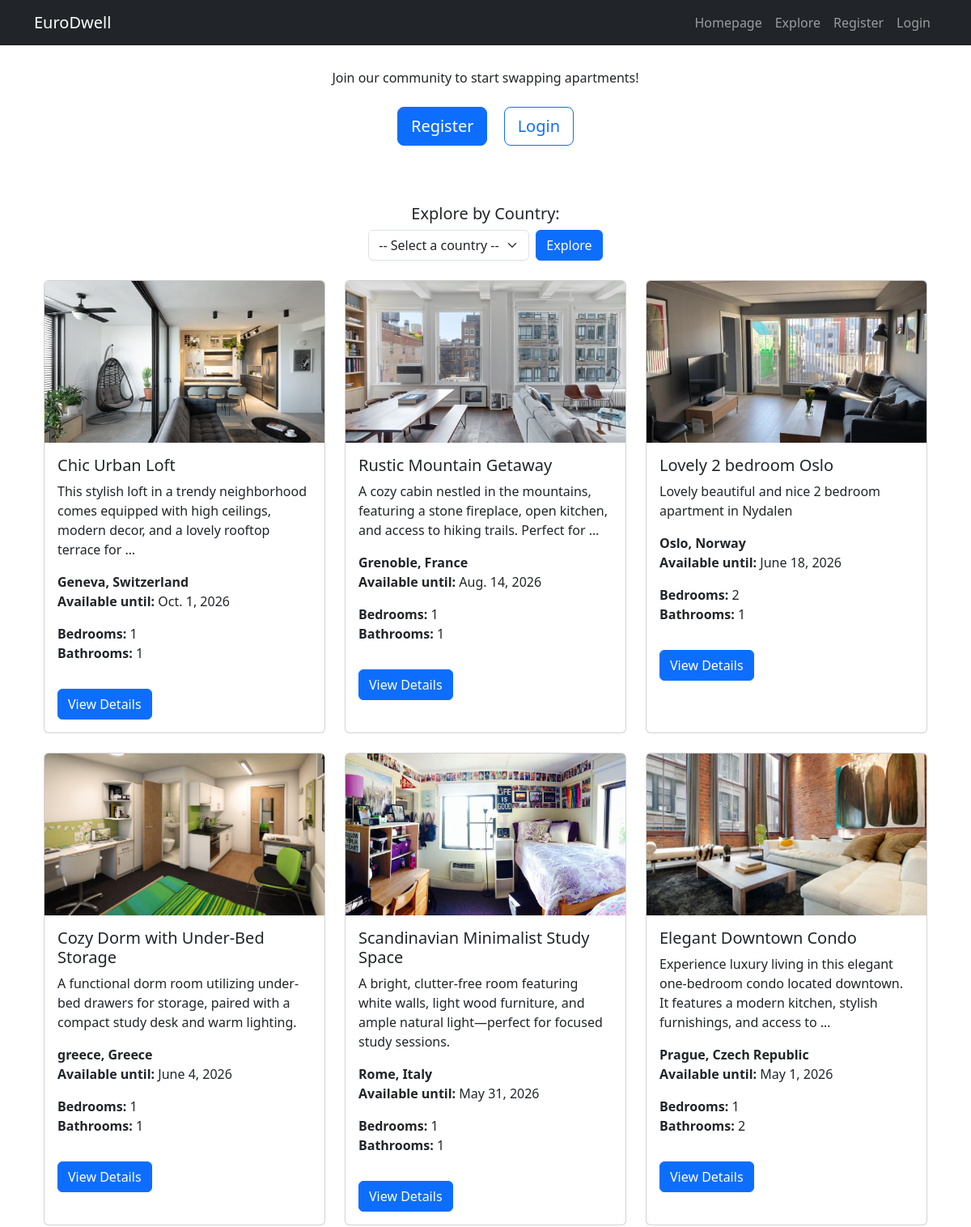
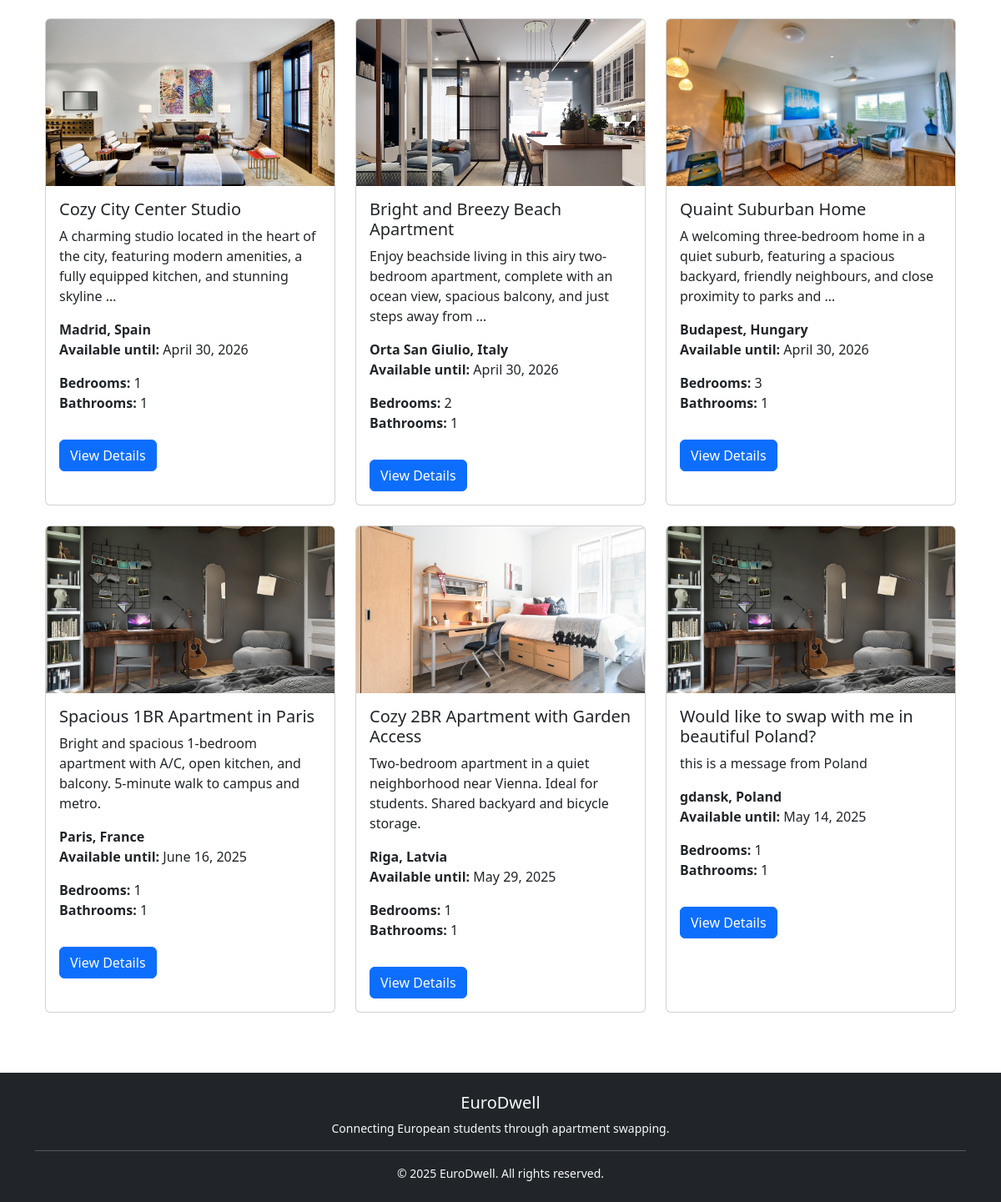
Before: /explore with the older database file (2 pictures, top to bottom).
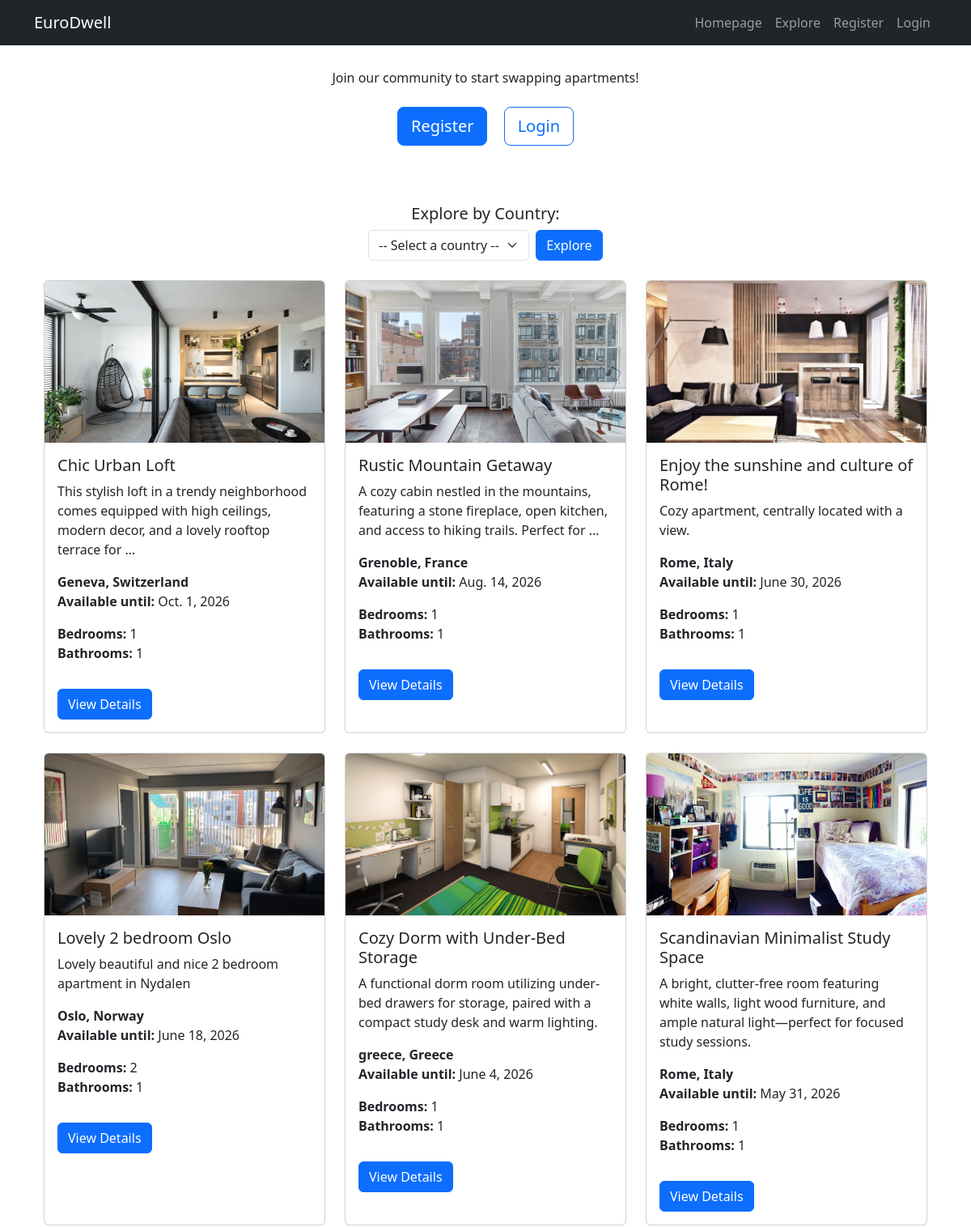
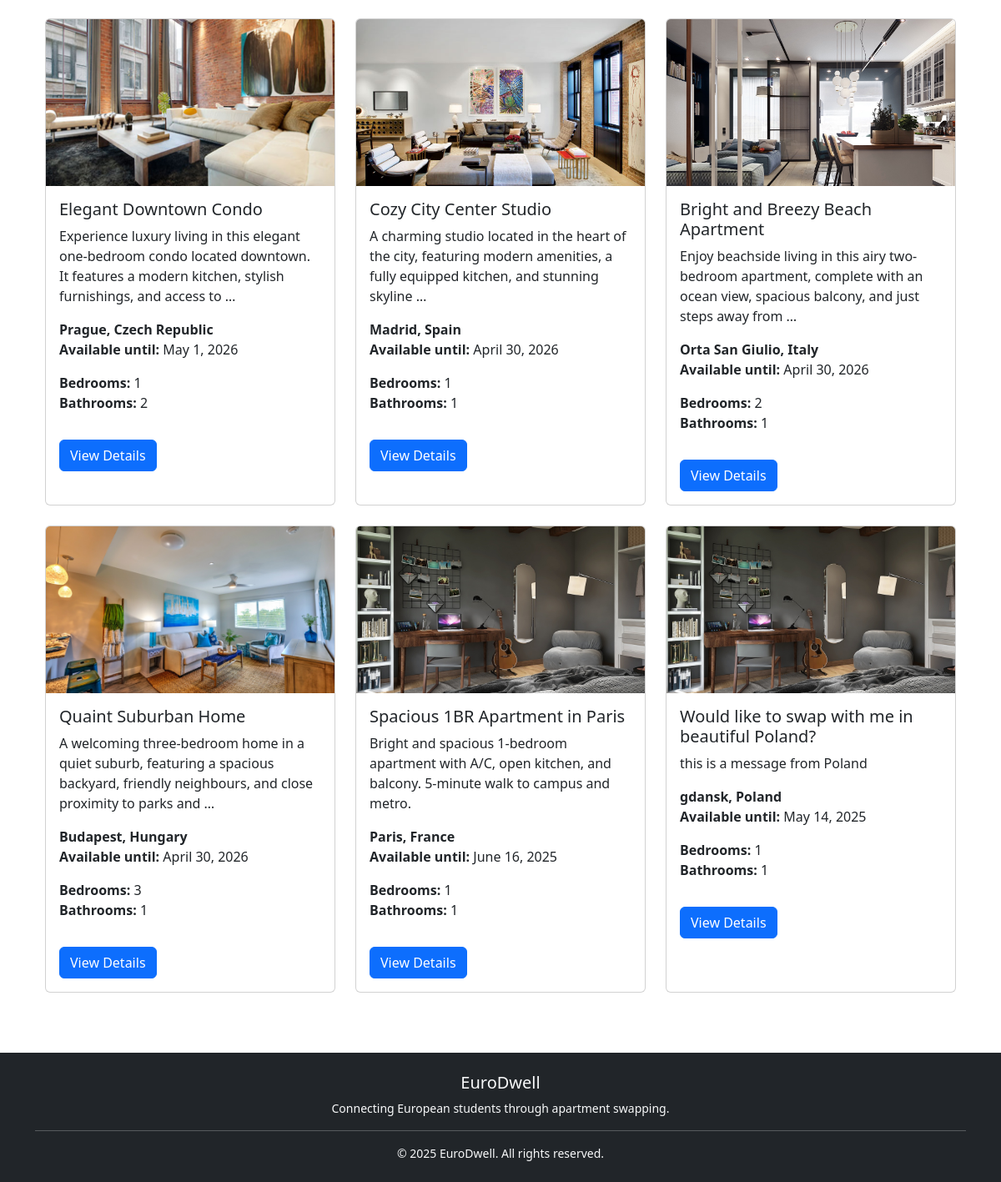
After: the same page with the newer database file (2 pictures, top to bottom).
### app/models.py (models this page shows, shortened)
class Apartment(models.Model):
    user = models.ForeignKey(User, on_delete=models.CASCADE)
    title = models.CharField(max_length=200)
    description = models.TextField()
    country = models.CharField(max_length=100,default='Norway')
    city = models.CharField(max_length=100,default='Oslo')
    bedrooms = models.IntegerField(default=1)
    bathrooms = models.IntegerField(default=1)
    shared_bathroom = models.BooleanField(default=False)
    shared_kitchen = models.BooleanField(default=False)
    available_from = models.DateField(default=date.today)
    available_until = models.DateField(default=default_available_until)
    created_at = models.DateTimeField(auto_now_add=True)
    updated_at = models.DateTimeField(auto_now=True)

class ApartmentImage(models.Model):
    apartment = models.ForeignKey(Apartment, related_name='images', on_delete=models.CASCADE)
    image = models.ImageField(upload_to='apartments/')
    uploaded_at = models.DateTimeField(auto_now_add=True)

### app/views.py (the view)
# urls.py: path("explore", views.explore, name="explore"),
def explore(request):
    country = request.GET.get("country")
    if country:
        apartments = Apartment.objects.filter(
            country__icontains=country
        ).order_by('-available_until')
    else:
        apartments = Apartment.objects.all().order_by('-available_until')
    return render(request, "explore.html", {
        "apartments": apartments,
        "country": country,
        "countries": EUROPEAN_COUNTRIES,
    })

### app/context_processors.py (called while the page is built)
def unread_message_count(request):
    if request.user.is_authenticated:
        count = Message.objects.filter(receiver=request.user, is_read=False).count()
        return {'unread_message_count': count}
    return {}

def pending_swap_requests_count(request):
    if request.user.is_authenticated:
        count = SwapRequest.objects.filter(
            apartment_requested__user=request.user,
            status='Pending'
        ).count()
        return {'pending_swap_requests_count': count}
    return {}

### app/templates/explore.html (shortened to what this page needs)
{% extends "base.html" %}
{% block content %}
<div class="container">
    <div class="row justify-content-center text-center mb-5">
        <div class="col-md-8">
            {% if not user.is_authenticated %}
                <div class="mb-4">
                    <p class="mb-4">Join our community to start swapping apartments!</p>
                    <a href="{% url 'register' %}" class="btn btn-primary btn-lg me-3">Register</a>
                    <a href="{% url 'login' %}" class="btn btn-outline-primary btn-lg">Login</a>
                </div>
            {% endif %}
        </div>
    </div>
    <form method="get" action="{% url 'explore' %}" class="mb-4 text-center">
        <label for="country-select" class="form-label h5">Explore by Country:</label>
        <div class="d-flex justify-content-center align-items-center">
            <select name="country" id="country-select" class="form-select w-auto me-2">
                <option value="">-- Select a country --</option>
            </select>
            <button type="submit" class="btn btn-primary">Explore</button>
        </div>
    </form>
    <div class="row">
        {% for apartment in apartments %}
            <div class="col-md-4 mb-4">
                <div class="card h-100">
                    {% if apartment.images.first %}
                        <img src="{{ apartment.images.first.image.url }}" class="card-img-top" alt="{{ apartment.title }}" style="height: 200px; object-fit: cover;">
                    {% endif %}
                    <div class="card-body">
                        <h5 class="card-title">{{ apartment.title }}</h5>
                        <p class="card-text">{{ apartment.description|truncatewords:20 }}</p>
                        <p class="card-text">
                            <strong>{{ apartment.city }}, {{ apartment.country }}</strong><br>
                            <strong>Available until:</strong> {{ apartment.available_until }}
                        </p>
                        <ul class="list-unstyled">
                            <li><strong>Bedrooms:</strong> {{ apartment.bedrooms }}</li>
                            <li><strong>Bathrooms:</strong> {{ apartment.bathrooms }}</li>
                        </ul>
                        <a href="{% url 'apartment_details' apartment.id %}" class="btn btn-primary mt-3">View Details</a>
                    </div>
                </div>
            </div>
        {% empty %}
            <div class="col-12 text-center">
                <p>No apartments available at the moment.</p>
            </div>
        {% endfor %}
    </div>
</div>
{% endblock %}

### app/templates/base.html (shortened to what this page needs)
<!DOCTYPE html>
<html lang="en">
<head>
    {% load static %}
    <link rel="stylesheet" href="https://cdn.jsdelivr.net/npm/bootstrap@5.3.0/dist/css/bootstrap.min.css">
    <link rel="stylesheet" href="{% static 'app/homepage.css' %}">
</head>
<body style="padding-top: 60px;" class="d-flex flex-column min-vh-100">
    <nav class="navbar navbar-expand-lg navbar-dark bg-dark fixed-top">
        <div class="container">
            <a class="navbar-brand" href="/">EuroDwell</a>
            <div class="collapse navbar-collapse" id="navbarNav">
                <ul class="navbar-nav ms-auto">
                    <li class="nav-item"><a class="nav-link" href="{% url 'homepage' %}">Homepage</a></li>
                    <li class="nav-item"><a class="nav-link" href="{% url 'explore' %}">Explore</a></li>
                    {% if user.is_authenticated %}
                        <li class="nav-item"><a class="nav-link" href="{% url 'profile' %}">Profile</a></li>
                        <li class="nav-item">
                            <a class="nav-link" href="{% url 'chat_inbox' %}">
                              Messages
                              {% if unread_message_count > 0 %}
                                <span style="color: red; font-size: 0.8em;">●</span>
                              {% endif %}
                            </a>
                          </li>
                        <li class="nav-item">
                            <a class="nav-link" href="{% url 'swap_requests' %}">
                                Swap Requests
                                {% if pending_swap_requests_count > 0 %}
                                    <span style="color: red; font-size: 0.8em;">●</span>
                                {% endif %}
                            </a>
                        </li>
                        <li class="nav-item"><a class="nav-link" href="{% url 'logout' %}">Logout</a></li>
                    {% else %}
                        <li class="nav-item"><a class="nav-link" href="{% url 'register' %}">Register</a></li>
                        <li class="nav-item"><a class="nav-link" href="{% url 'login' %}">Login</a></li>
                    {% endif %}
                </ul>
            </div>
        </div>
    </nav>
    <div class="container mt-4 flex-grow-1">
        {% block content %}
        {% endblock %}
    </div>
    <footer class="bg-dark text-light py-4 mt-5">
        <div class="container">
            <div class="row">
                <div class="col-md-12 text-center">
                    <h5>EuroDwell</h5>
                    <p class="small">Connecting European students through apartment swapping.</p>
                    <hr class="my-3">
                    <p class="small mb-0">&copy; 2025 EuroDwell. All rights reserved.</p>
                </div>
            </div>
        </div>
    </footer>
</body>
</html>

### app/static/app/homepage.css (style rules this page uses)
form input, form textarea, form select { width: 100%; padding: 0.6rem; border: 1px solid #ccc; border-radius: 5px; }

Changed rows visible on the page:
removed Apartment: images.first.image (picture), title "Cozy 2BR Apartment with Garden Access", description "Two-bedroom apartment in a quiet neighborhood near Vienna. Ideal for students. Shared backyard and bicycle storage.", city "Riga", country "Latvia", available_until "May 29, 2025", bedrooms "1", bathrooms "1"
added Apartment: images.first.image (picture), title "Enjoy the sunshine and culture of Rome!", description "Cozy apartment, centrally located with a view.", city "Rome", country "Italy", available_until "June 30, 2026", bedrooms "1", bathrooms "1"
